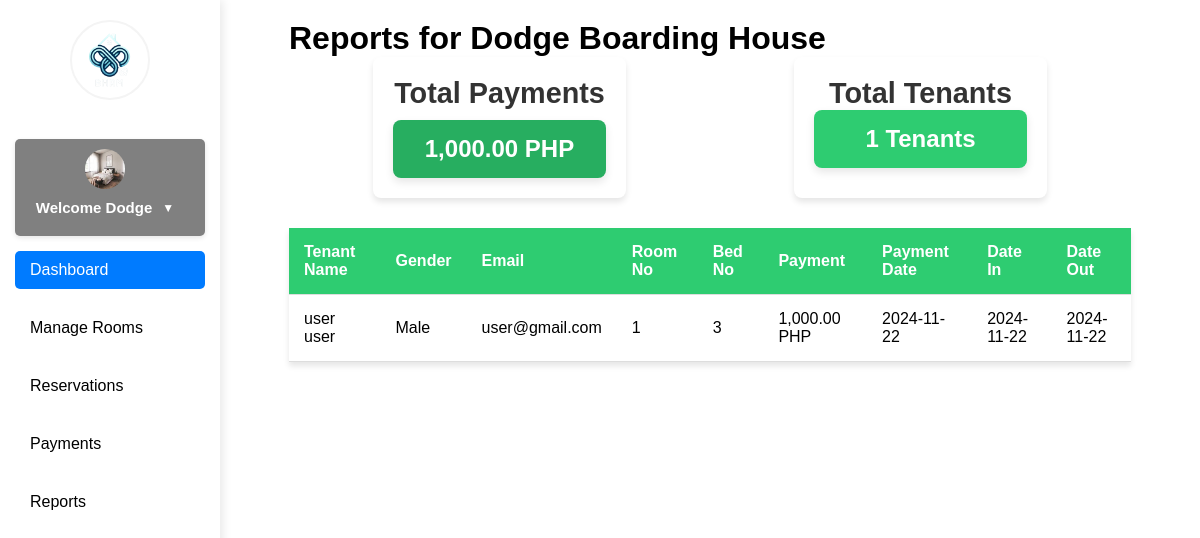
Before: /reports.php (signed in) with the older database file.
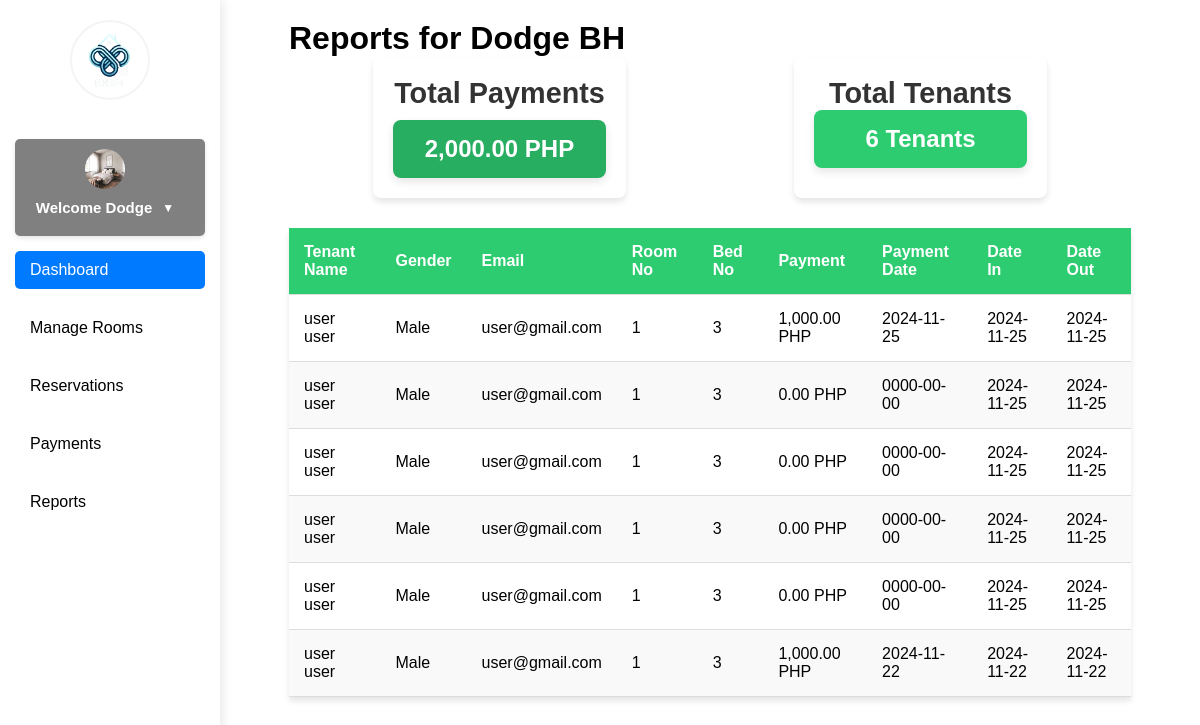
After: the same page with the newer database file.
### tables this page shows
CREATE TABLE `reports` (
  `id` int(255) NOT NULL,
  `fname` varchar(255) NOT NULL,
  `lname` varchar(255) NOT NULL,
  `gender` varchar(255) NOT NULL,
  `email` varchar(255) NOT NULL,
  `payment` int(255) NOT NULL,
  `pay_date` date DEFAULT NULL,
  `date_in` date DEFAULT NULL,
  `date_out` date DEFAULT NULL,
  `room_no` int(255) NOT NULL,
  `bed_no` int(255) NOT NULL,
  `hname` varchar(255) NOT NULL,
  `owner` varchar(255) NOT NULL
);

### reports.php (the view, shortened to what this page needs)
<?php
include('php/connection.php');
$hname = $_SESSION['hname'];
$totalPaymentsQuery = "SELECT SUM(payment) AS total_payments
                       FROM reports
                       WHERE hname = '$hname' AND pay_date IS NOT NULL";
$totalPaymentsResult = mysqli_query($conn, $totalPaymentsQuery);
$totalPayments = mysqli_fetch_assoc($totalPaymentsResult)['total_payments'];
$totalTenantsQuery = "SELECT COUNT(*) AS total_tenants
                      FROM reports
                      WHERE hname = '$hname'";
$totalTenantsResult = mysqli_query($conn, $totalTenantsQuery);
$totalTenants = mysqli_fetch_assoc($totalTenantsResult)['total_tenants'];
$reportQuery = "SELECT * FROM reports WHERE hname = '$hname' ORDER BY date_in DESC";
$reportResult = mysqli_query($conn, $reportQuery);
?>
<!DOCTYPE html>
<html lang="en">
<head>
</head>
<body>
    <?php include 'navigationbar.php'; ?>
    <div class="container">
        <h1>Reports for <?php echo $hname; ?></h1>
        <div class="summary">
            <div class="card">
                <h3>Total Payments</h3>
                <p class="total-amount"><?php echo number_format($totalPayments, 2); ?> PHP</p>
            </div>
            <div class="card">
                <h3>Total Tenants</h3>
                <p><?php echo $totalTenants; ?> Tenants</p>
            </div>
        </div>
        <table class="report-table">
            <thead>
                <tr>
                    <th>Tenant Name</th>
                    <th>Gender</th>
                    <th>Email</th>
                    <th>Room No</th>
                    <th>Bed No</th>
                    <th>Payment</th>
                    <th>Payment Date</th>
                    <th>Date In</th>
                    <th>Date Out</th>
                </tr>
            </thead>
            <tbody>
                <?php while ($report = mysqli_fetch_assoc($reportResult)) { ?>
                    <tr>
                        <td><?php echo $report['fname'] . ' ' . $report['lname']; ?></td>
                        <td><?php echo $report['gender']; ?></td>
                        <td><?php echo $report['email']; ?></td>
                        <td><?php echo $report['room_no']; ?></td>
                        <td><?php echo $report['bed_no']; ?></td>
                        <td><?php echo number_format($report['payment'], 2); ?> PHP</td>
                        <td><?php echo $report['pay_date'] ?: 'N/A'; ?></td>
                        <td><?php echo $report['date_in']; ?></td>
                        <td><?php echo $report['date_out'] ?: 'N/A'; ?></td>
                    </tr>
                <?php } ?>
            </tbody>
        </table>
    </div>
</body>
</html>

Changed rows visible on the page:
added reports: fname "user", lname "user", gender "Male", email "user@gmail.com", room_no "1", bed_no "3", payment "1,000.00", pay_date "2024-11-25", date_in "2024-11-25", date_out "2024-11-25"
added reports: fname "user", lname "user", gender "Male", email "user@gmail.com", room_no "1", bed_no "3", payment "0.00", pay_date "0000-00-00", date_in "2024-11-25", date_out "2024-11-25"
added reports: fname "user", lname "user", gender "Male", email "user@gmail.com", room_no "1", bed_no "3", payment "0.00", pay_date "0000-00-00", date_in "2024-11-25", date_out "2024-11-25"
added reports: fname "user", lname "user", gender "Male", email "user@gmail.com", room_no "1", bed_no "3", payment "0.00", pay_date "0000-00-00", date_in "2024-11-25", date_out "2024-11-25"
added reports: fname "user", lname "user", gender "Male", email "user@gmail.com", room_no "1", bed_no "3", payment "0.00", pay_date "0000-00-00", date_in "2024-11-25", date_out "2024-11-25"
Other visible differences:
$hname: "Dodge Boarding House" → "Dodge BH"
$totalPayments: "1,000.00" → "2,000.00"
$totalTenants: "1" → "6"
